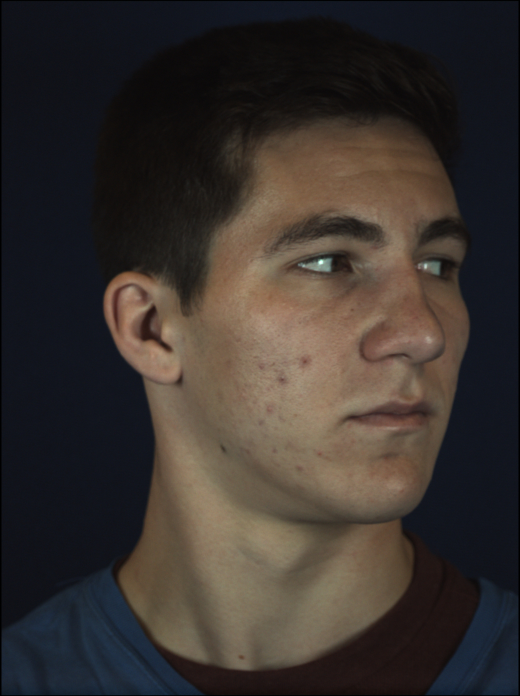
#> input picture data/2-346/images/1.jpg, 1040 x 1392 px, found by its file name (shown at 1/2 size); its folder holds only this picture in this run
$ python imgsPad.py
#> lines starting #> are read from the running program, lines starting #| are printed output that depends on the picture
import numpy as np
import cv2
import os
import sys
import imageio
import argparse


def pad_images(img, target_size):
    w, h, _ = img.shape

    if h < w:
        pad_img = np.zeros([w, w, 3])
        center = w / 2.0
        h1 = int(center - h / 2.0)
        h2 = h1 + h
        pad_img[:w, h1:h2, :] = img[:, :, :]
        res_img = cv2.resize(pad_img, (target_size, target_size))
    else:
        pad_img = np.zeros([h, h, 3])
        center = h / 2.0
        w1 = int(center - w / 2.0)
        w2 = w1 + w
        pad_img[w1:w2, :h, :] = img[:, :, :]
        res_img = cv2.resize(pad_img, (target_size, target_size))

    return res_img

def pad_imgdir(scenedir):
#> called with scenedir = './data/2-346'
    imgdir = os.path.join(scenedir, 'images')
    imgs = [os.path.join(imgdir, f) for f in sorted(os.listdir(imgdir))]
    imgs = [f for f in imgs if any([f.endswith(ex) for ex in ['JPG', 'jpg', 'png', 'jpeg', 'PNG']])]
    imgs = np.stack([imageio.imread(img)/255. for img in imgs], 0)
    img_pad_dir = os.path.join(scenedir, 'images_pad')
    if not os.path.exists(img_pad_dir):
        os.makedirs(img_pad_dir)
    maxsize = imgs.shape[1] if imgs.shape[1]>imgs.shape[2] else imgs.shape[2]
#> maxsize = 1392
    for index in range(imgs.shape[0]):
        pad_img = pad_images(imgs[index], maxsize)
        imageio.imwrite(os.path.join(img_pad_dir, 'image{:03d}.png'.format(index)), (255*pad_img).astype(np.uint8))
#> this loop made 1 pass
#> pass 1, in pad_images, `res_img = cv2.resize(pad_img, (target_size, target_size))`:
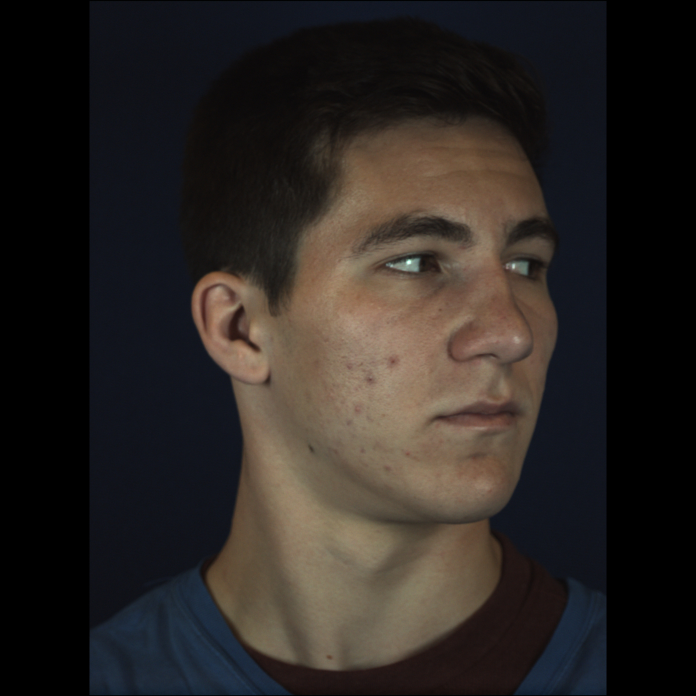
#> res_img: shape (1392, 1392, 3) float64 (shown at 1/2 size); mean of channels 0, 1, 2 0.168, 0.147, 0.135; drawn as R, G, B


if __name__ == "__main__":
    parser = argparse.ArgumentParser()
    parser.add_argument('--id', type=str,
                        default='2-346', help='scene name')

    args = parser.parse_args()
    basedir = './data'
    scenedir = os.path.join(basedir, args.id)
    pad_imgdir(scenedir)

$ run again, on data/2-346/images/13.jpg
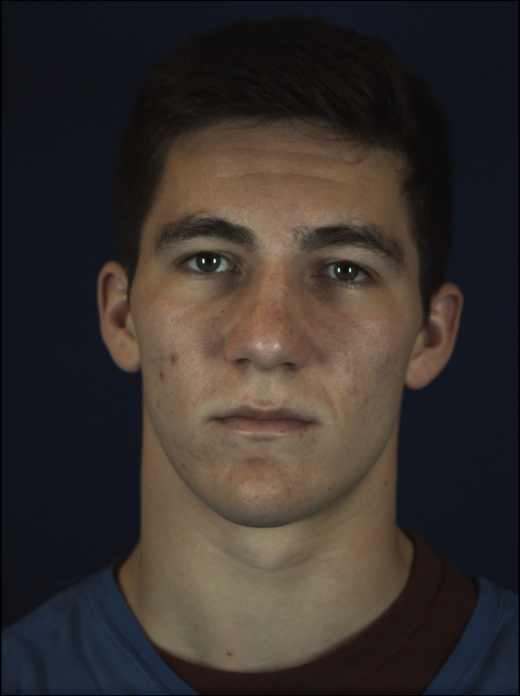
#> input picture data/2-346/images/13.jpg, 1040 x 1392 px, found by its file name (shown at 1/2 size)
#> the loop in pad_imgdir, `for index in range(imgs.shape[0]):` made 1 pass
#> pass 1, in pad_images, `res_img = cv2.resize(pad_img, (target_size, target_size))`:
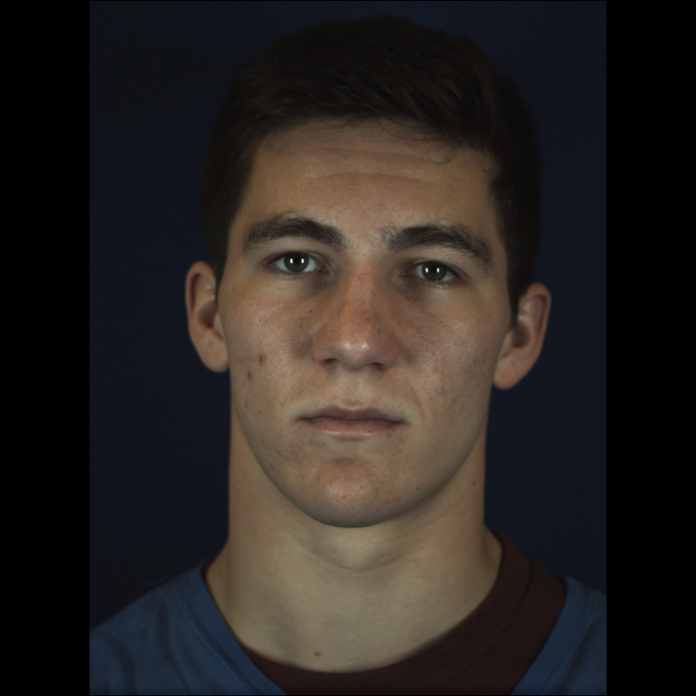
#> res_img: shape (1392, 1392, 3) float64 (shown at 1/2 size); mean of channels 0, 1, 2 0.163, 0.142, 0.131; drawn as R, G, B
